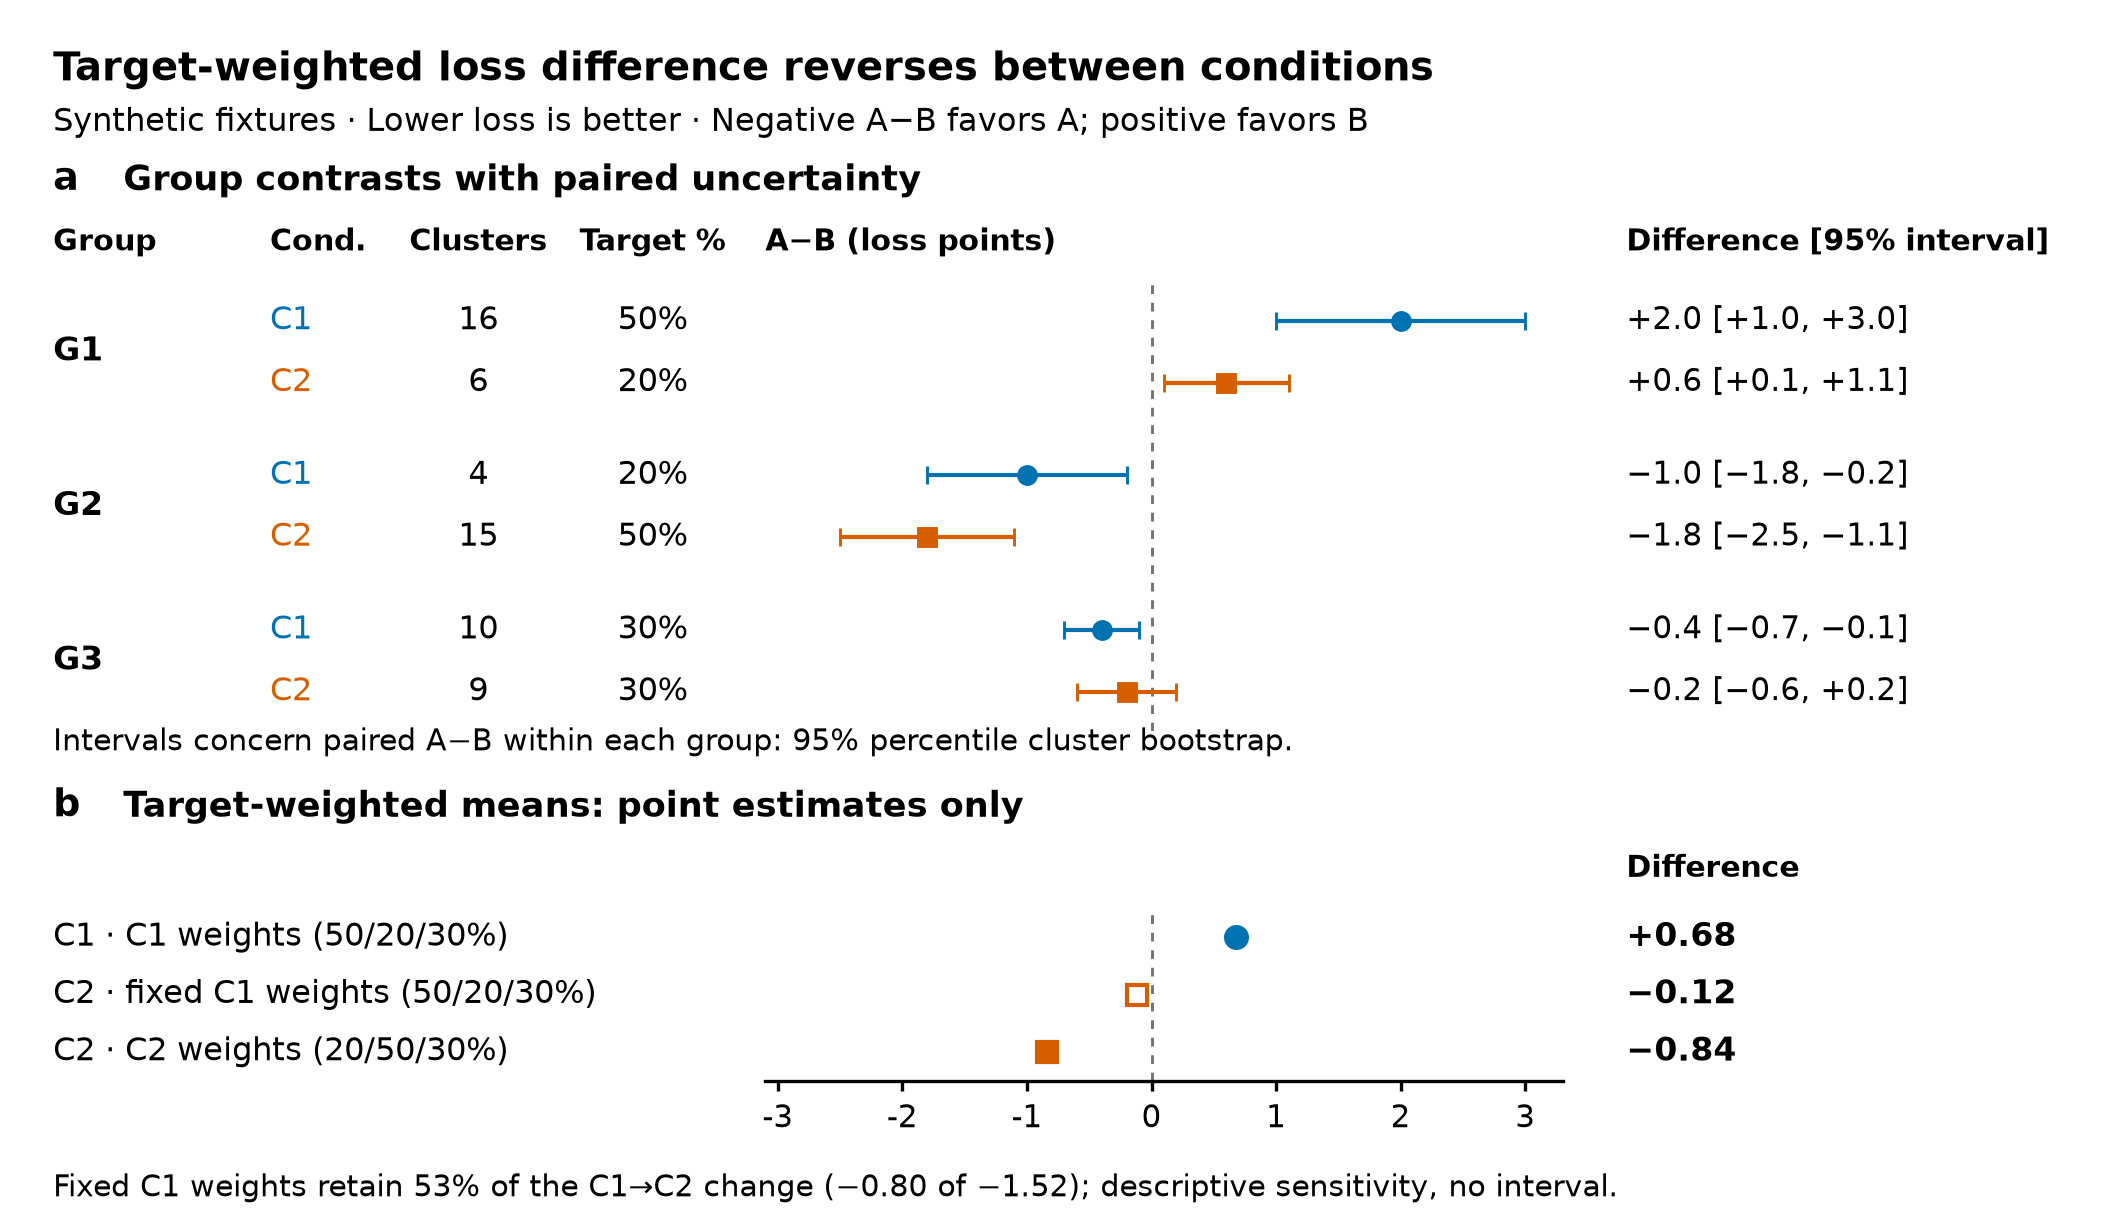

Write the Python code that produced this figure.
#!/usr/bin/env python3
"""Frozen synthetic fixture: paired contrasts and target-weight sensitivity.

Run: python -B figure.py [--preview-only]
Requires matplotlib and Pillow. Bundled SciPilot helpers are MIT licensed.
Chart design adapts SciPilot chart_selection and plot_recipes sections 6/9.
"""
from pathlib import Path
import argparse
import csv
import hashlib
import json
import math
import os
import sys
import xml.etree.ElementTree as ET

BASE = Path(__file__).resolve().parent
os.environ.setdefault("MPLCONFIGDIR", str(BASE / ".mplconfig"))
sys.dont_write_bytecode = True
sys.path.insert(0, str(BASE / "scipilot"))

import matplotlib
matplotlib.use("Agg")
import matplotlib.pyplot as plt
from PIL import Image
from setup_style import setup_style
from layout_tools import add_panel_labels
from visual_qa import render_preview, audit_layout
from export_figure import export_figure
from check_figure import check_figure

WIDTH_MM, HEIGHT_MM = 180, 104
SIZE = WIDTH_MM / 25.4, HEIGHT_MM / 25.4
COLORS = {"C1": "#0072B2", "C2": "#D55E00"}  # Okabe–Ito + redundant shape
MARKERS = {"C1": "o", "C2": "s"}
INPUT_SHA256 = "e2d5923ff6b2d1a95321ece8956a892ad4416d051c8c763c9ea31881a306374c"


def signed(x, digits=1):
    return f"{x:+.{digits}f}".replace("-", "−")


def load_data():
    path = BASE / "figure-results.csv"
    assert hashlib.sha256(path.read_bytes()).hexdigest() == INPUT_SHA256, "Fixture changed"
    rows = list(csv.DictReader(path.open(newline="", encoding="utf-8")))
    assert len(rows) == 6
    data = {}
    for row in rows:
        key = row["condition"], row["group"]
        assert key not in data
        numeric = {k: float(v) for k, v in row.items() if k not in ("condition", "group")}
        assert all(math.isfinite(x) for x in numeric.values())
        assert numeric["n_clusters"] > 0 and numeric["n_clusters"].is_integer()
        assert 0 <= numeric["target_weight"] <= 1
        assert math.isclose(numeric["loss_A"] - numeric["loss_B"],
                            numeric["difference_A_minus_B"], abs_tol=1e-12)
        for point, lower, upper in [("loss_A", "A_low", "A_high"),
                                    ("loss_B", "B_low", "B_high"),
                                    ("difference_A_minus_B", "diff_low", "diff_high")]:
            assert numeric[lower] <= numeric[point] <= numeric[upper]
        data[key] = numeric
    assert set(data) == {(c, g) for c in ("C1", "C2") for g in ("G1", "G2", "G3")}
    for condition in ("C1", "C2"):
        assert math.isclose(sum(data[condition, g]["target_weight"]
                                for g in ("G1", "G2", "G3")), 1)
    return data


def weighted(data, condition, weight_condition):
    return sum(data[weight_condition, g]["target_weight"] *
               data[condition, g]["difference_A_minus_B"]
               for g in ("G1", "G2", "G3"))


def make_figure(data, summary):
    setup_style(journal="general", lang="en", use_sciplots=False, constrained_layout=False)
    plt.rcParams.update({"font.sans-serif": ["DejaVu Sans"], "font.size": 7.8,
                         "axes.labelsize": 8, "xtick.labelsize": 7.5,
                         "savefig.bbox": None})
    fig = plt.figure(figsize=SIZE, dpi=150)
    grid_a = fig.add_gridspec(1, 1, left=.36, right=.735, bottom=.405, top=.77)
    grid_b = fig.add_gridspec(1, 1, left=.36, right=.735, bottom=.12, top=.26)
    ax_a, ax_b = fig.add_subplot(grid_a[0]), fig.add_subplot(grid_b[0])
    for ax in (ax_a, ax_b):
        ax.set_xlim(-3.1, 3.3)
        ax.set_yticks([])
        ax.spines[["top", "right", "left"]].set_visible(False)
        ax.axvline(0, color=".45", linewidth=.7, linestyle=(0, (3, 3)), zorder=0)
    ax_a.set_ylim(0, 5.8)
    ax_a.set_xticks([])
    ax_a.spines["bottom"].set_visible(False)
    ax_b.set_ylim(0, 3)
    ax_b.set_xticks(range(-3, 4))
    ax_b.tick_params(axis="x", length=2.5, pad=3)

    fig.text(.025, .959, "Target-weighted loss difference reverses between conditions",
             fontsize=9.6, weight="bold", va="top")
    fig.text(.025, .913, "Synthetic fixtures · Lower loss is better · Negative A−B favors A; positive favors B",
             fontsize=7.7, va="top")

    def row_text(ax, x, y, text, **kw):
        pos = ax.get_position()
        y0, y1 = ax.get_ylim()
        fy = pos.y0 + (y - y0) / (y1 - y0) * pos.height
        return fig.text(x, fy, text, va="center", **kw)

    # The same physical offsets align a/b; the plotting region is fixed-size.
    xoffset = (.025 - .36) * SIZE[0] * 72
    add_panel_labels(fig, axes=[ax_a, ax_b], style="nature", fontsize=9,
                     x_offset_pt=xoffset, y_offset_pt=20, ha="left")
    for ax, title in [(ax_a, "Group contrasts with paired uncertainty"),
                      (ax_b, "Target-weighted means: point estimates only")]:
        pos = ax.get_position()
        fig.text(.058, pos.y1 + 20 / (SIZE[1] * 72), title,
                 fontsize=8.5, weight="bold", va="bottom")

    hy = ax_a.get_position().y1 + .02
    for x, label, align in [(.025, "Group", "left"), (.127, "Cond.", "left"),
                             (.225, "Clusters", "center"), (.307, "Target %", "center"),
                             (.36, "A−B (loss points)", "left"),
                             (.765, "Difference [95% interval]", "left")]:
        fig.text(x, hy, label, fontsize=7.2, weight="bold", ha=align, va="bottom")

    for group, ys in zip(("G1", "G2", "G3"), [(5.3, 4.5), (3.3, 2.5), (1.3, .5)]):
        row_text(ax_a, .025, sum(ys) / 2, group, fontsize=8, weight="bold")
        for condition, y in zip(("C1", "C2"), ys):
            row = data[condition, group]
            point, lo, hi = (row[k] for k in ("difference_A_minus_B", "diff_low", "diff_high"))
            ax_a.errorbar(point, y, xerr=[[point - lo], [hi - point]],
                          fmt=MARKERS[condition], color=COLORS[condition],
                          ecolor=COLORS[condition], elinewidth=1, capsize=2.2,
                          capthick=.8, markersize=4.3, markeredgewidth=.7)
            row_text(ax_a, .127, y, condition, color=COLORS[condition])
            row_text(ax_a, .225, y, str(int(row["n_clusters"])), ha="center")
            row_text(ax_a, .307, y, f'{row["target_weight"]:.0%}', ha="center")
            row_text(ax_a, .765, y, f"{signed(point)} [{signed(lo)}, {signed(hi)}]", fontsize=7.5)
    fig.text(.025, .383, "Intervals concern paired A−B within each group: 95% percentile cluster bootstrap.",
             fontsize=7.2, va="bottom")

    fig.text(.765, ax_b.get_position().y1 + .02, "Difference", fontsize=7.2,
             weight="bold", va="bottom")
    means = [("C1", 2.5, "C1 · C1 weights (50/20/30%)", summary["C1_target"], False),
             ("C2", 1.5, "C2 · fixed C1 weights (50/20/30%)", summary["C2_at_C1_weights"], True),
             ("C2", .5, "C2 · C2 weights (20/50/30%)", summary["C2_target"], False)]
    for condition, y, label, point, hollow in means:
        ax_b.plot(point, y, marker=MARKERS[condition], markersize=5,
                  linestyle="none", color=COLORS[condition],
                  markerfacecolor="white" if hollow else COLORS[condition], markeredgewidth=1)
        row_text(ax_b, .025, y, label, fontsize=7.7)
        row_text(ax_b, .765, y, signed(point, 2), fontsize=8, weight="bold")

    fig.text(.025, .020,
             "Fixed C1 weights retain 53% of the C1→C2 change (−0.80 of −1.52); descriptive sensitivity, no interval.",
             fontsize=7.1, va="bottom")
    return fig


def main():
    parser = argparse.ArgumentParser(description=__doc__)
    parser.add_argument("--preview-only", action="store_true")
    args = parser.parse_args()
    data = load_data()
    summary = {"C1_target": weighted(data, "C1", "C1"),
               "C2_target": weighted(data, "C2", "C2"),
               "C2_at_C1_weights": weighted(data, "C2", "C1")}
    summary["total_change"] = summary["C2_target"] - summary["C1_target"]
    summary["fixed_weight_change"] = summary["C2_at_C1_weights"] - summary["C1_target"]
    summary["retained_fraction"] = summary["fixed_weight_change"] / summary["total_change"]
    # One fixture self-check: catches direction, wrong weights, and arithmetic regressions.
    for key, expected in {"C1_target": .68, "C2_target": -.84,
                           "C2_at_C1_weights": -.12, "total_change": -1.52,
                           "fixed_weight_change": -.80, "retained_fraction": 10 / 19}.items():
        assert math.isclose(summary[key], expected, abs_tol=1e-12), (key, summary[key])
    fig = make_figure(data, summary)
    qa_dir = BASE / "qa"
    qa_dir.mkdir(exist_ok=True)
    render_preview(fig, str(qa_dir / "upstream-preview.png"), dpi=150)
    fig.savefig(BASE / "preview.png", dpi=96, bbox_inches=None)
    issues = audit_layout(fig)
    assert not issues, issues
    # The upstream audit does not compare figure footnotes against tick labels.
    fig.canvas.draw()
    renderer = fig.canvas.get_renderer()
    footer_top = fig.texts[-1].get_window_extent(renderer).y1
    footer_gap = min(t.get_window_extent(renderer).y0 - footer_top
                     for t in fig.axes[1].get_xticklabels() if t.get_visible())
    assert footer_gap >= 0, "Footer overlaps bottom tick labels"
    report = {"synthetic_fixture": True, "summary": summary, "layout_issues": issues,
              "size_mm": [WIDTH_MM, HEIGHT_MM], "minimum_font_pt": 7.1,
              "target_preview_dpi": 96, "profile_note": "Six summary rows, not six observed clusters.",
              "footer_to_ticks_separation_pt": footer_gap * 72 / fig.dpi,
              "aggregate_intervals": "unavailable; no reconstruction from marginal endpoints"}
    if not args.preview_only:
        # tight=False preserves the requested 180 × 104 mm canvas.
        export_figure(fig, str(BASE / "figure"), formats=["svg", "png"], dpi=300,
                      size_inches=SIZE, tight=False, grayscale_preview=False)
        image = Image.open(BASE / "figure.png")
        image.convert("L").save(BASE / "figure_grayscale.png", dpi=(300, 300))
        image_preview = Image.open(BASE / "preview.png")
        image_preview.convert("L").save(BASE / "preview_grayscale.png", dpi=(96, 96))
        svg = ET.parse(BASE / "figure.svg").getroot()
        svg_mm = [float(svg.attrib[key].removesuffix("pt")) / 72 * 25.4 for key in ("width", "height")]
        assert all(math.isclose(a, b, abs_tol=1e-5) for a, b in zip(svg_mm, [WIDTH_MM, HEIGHT_MM]))
        assert not svg.findall(".//{http://www.w3.org/2000/svg}image"), "Unexpected raster content"
        assert svg.findall(".//{http://www.w3.org/2000/svg}text"), "SVG text must remain editable"
        checks = {}
        for filename in ("figure.svg", "figure.png"):
            file_issues, info = check_figure(str(BASE / filename), min_dpi=300, target_inches=SIZE)
            assert not file_issues, file_issues
            checks[filename] = {"issues": file_issues, "info": info}
        report.update({"output_checks": checks, "svg_size_mm": svg_mm,
                       "png_pixels": image.size, "preview_pixels": image_preview.size})
    (qa_dir / "checks.json").write_text(json.dumps(report, indent=2) + "\n", encoding="utf-8")
    print(json.dumps({"self_check": "passed", "layout_issues": issues,
                      "summary": summary, "stage": "preview" if args.preview_only else "final"}))
    plt.close(fig)


if __name__ == "__main__":
    main()
